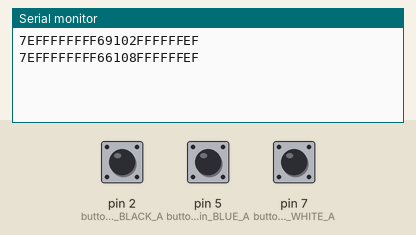
Simulated run of this sketch. Board: Arduino Uno, built with avr-gcc and run on an emulated ATmega328P. Shown: the last lines printed to the serial monitor. Inputs (shaded band) come from the test bench; at power-on: pin 2 (buttonPin_BLACK_A) LOW, pin 5 (buttonPin_BLUE_A) LOW, pin 7 (buttonPin_WHITE_A) LOW.

Above: at 1.9 s.
2.0 s: pin 2 (buttonPin_BLACK_A) pulled HIGH for 0.15 s
At 2.5 s:
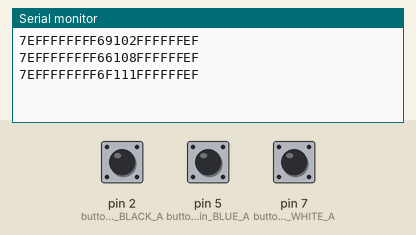
3.6 s: pin 5 (buttonPin_BLUE_A) pulled HIGH for 0.15 s
At 4.8 s:
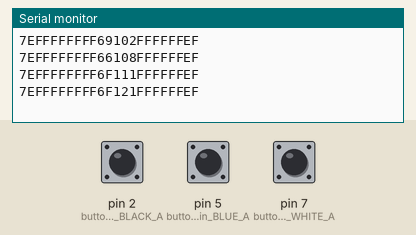
5.2 s: pin 7 (buttonPin_WHITE_A) pulled HIGH for 0.15 s
At 6.2 s:
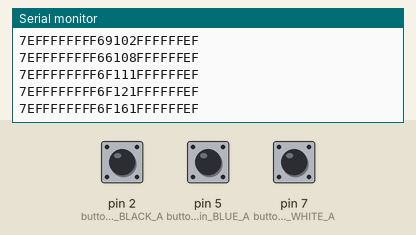
6.8 s: pin 7 (buttonPin_WHITE_A) pulled HIGH for 1 s
At 7.4 s:
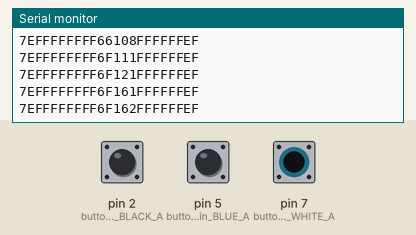
Timing chart, 0 to 9.8 s (numbered marks = the images above; inputs shaded):
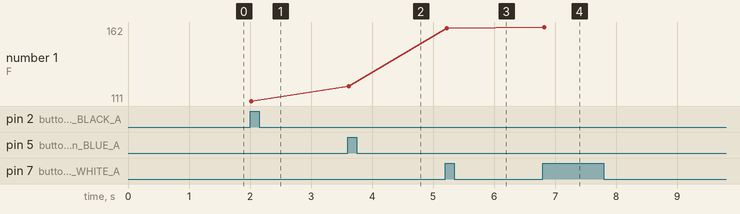

Measured:
- after the input at 2.0 s, the serial monitor: prints a new line at once (image 1)
- after the input at 3.6 s, the serial monitor: prints a new line at once (image 2)
- after the input at 5.2 s, the serial monitor: prints a new line at once (image 3)
- after the input at 6.8 s, the serial monitor: prints a new line at once (image 4)
- plotted number 1: 111 → 121 after the input at 3.6 s, 121 → 161 after the input at 5.2 s, 161 → 162 after the input at 6.8 s

The sketch:

MP3Player_v5.ino
```cpp
//code rearranged by Javier Muñoz 10/11/2016 ask me at javimusama@hotmail.com
//additional tweaks (lots of them) by Iceni Design.

#include <SoftwareSerial.h>

#define ARDUINO_TX 14//should connect to TX of the Serial MP3 Player module
#define ARDUINO_RX 15//connect to RX of the module
SoftwareSerial mySerial(ARDUINO_TX, ARDUINO_RX);//init the serial protocol, tell to myserial wich pins are TX and RX

////////////////////////////////////////////////////////////////////////////////////
//all the commands needed in the datasheet(http://geekmatic.in.ua/pdf/Catalex_MP3_board.pdf)
static int8_t Send_buf[8] = {0} ;//The MP3 player undestands orders in a 8 int string
//0X7E FF 06 command 00 00 00 EF;(if command =01 next song order)
#define NEXT_SONG 0X01
#define PREV_SONG 0X02

#define CMD_PLAY_W_INDEX 0X03 //DATA IS REQUIRED (number of song)

#define VOLUME_UP_ONE 0X04
#define VOLUME_DOWN_ONE 0X05
#define CMD_SET_VOLUME 0X06//DATA IS REQUIRED (number of volume from 0 up to 30(0x1E))
#define SET_DAC 0X17
#define CMD_PLAY_WITHVOLUME 0X22 //data is needed  0x7E 06 22 00 xx yy EF;(xx volume)(yy number of song)

#define CMD_SEL_DEV 0X09 //SELECT STORAGE DEVICE, DATA IS REQUIRED
#define DEV_TF 0X02 //HELLO,IM THE DATA REQUIRED

#define SLEEP_MODE_START 0X0A
#define SLEEP_MODE_WAKEUP 0X0B

#define CMD_RESET 0X0C//CHIP RESET
#define CMD_PLAY 0X0D //RESUME PLAYBACK
#define CMD_PAUSE 0X0E //PLAYBACK IS PAUSED

#define CMD_PLAY_WITHFOLDER 0X0F//DATA IS NEEDED, 0x7E 06 0F 00 01 02 EF;(play the song with the directory \01\002xxxxxx.mp3

#define STOP_PLAY 0X16

#define PLAY_FOLDER 0X17// data is needed 0x7E 06 17 00 01 XX EF;(play the 01 folder)(value xx we dont care)

#define SET_CYCLEPLAY 0X19//data is needed 00 start; 01 close

#define SET_DAC 0X17//data is needed 00 start DAC OUTPUT;01 DAC no output
////////////////////////////////////////////////////////////////////////////////////

//I have two columns (A, B) of 6 rows (Black, Red, Yellow, Blue, Green, White) of buttons


#define buttonPin_BLACK_A   2
int buttonState_BLACK_A = 0;        // variable for reading the pushbutton status
int Cycle_BLACK_A = 1;        // variable for reading the pushbutton status
#define buttonPin_BLUE_A   5
int buttonState_BLUE_A = 0;        // variable for reading the pushbutton status
int Cycle_BLUE_A = 1;        // variable for reading the pushbutton status
#define buttonPin_WHITE_A   7
int buttonState_WHITE_A = 0;        // variable for reading the pushbutton status
int Cycle_WHITE_A = 1;        // variable current Track Number

void setup()
{
  // initialize the pushbutton pins as an input:
  pinMode(buttonPin_BLACK_A, INPUT);
  pinMode(buttonPin_BLUE_A, INPUT);
  pinMode(buttonPin_WHITE_A, INPUT);

  Serial.begin(9600);//Start our Serial coms for serial monitor in our pc
  mySerial.begin(9600);//Start our Serial coms for THE MP3
  delay(500);//Wait chip initialization is complete
  sendCommand(CMD_SEL_DEV, DEV_TF);//select the TF card
  delay(200);//wait for 200ms
  sendCommand(CMD_SET_VOLUME, 0X08); //Set volume in hex 0-30

}
void loop()
{

  buttonState_BLACK_A = digitalRead(buttonPin_BLACK_A);
  buttonState_BLUE_A = digitalRead(buttonPin_BLUE_A);
  buttonState_WHITE_A = digitalRead(buttonPin_WHITE_A);


  if (buttonState_BLACK_A == HIGH) {
    sendCommand(CMD_PLAY_WITHFOLDER, 0X0101);//play the song in folder 01, named 001xxxxxx.xxx
    delay(1000);
 }
  else if (buttonState_BLUE_A == HIGH) {
    sendCommand(CMD_PLAY_WITHFOLDER, 0X0201);
    delay(1000);
  }
  else if (buttonState_WHITE_A == HIGH) {

    if (Cycle_WHITE_A == 1){ //if its 1 then play the first track and make the next one track 2
      sendCommand(CMD_PLAY_WITHFOLDER, 0X0601);
      Cycle_WHITE_A = 2;
      delay(1000);
      }
    else if (Cycle_WHITE_A == 2){
      sendCommand(CMD_PLAY_WITHFOLDER, 0X0602);
      Cycle_WHITE_A = 3;
      delay(1000);
      }
    else if (Cycle_WHITE_A == 3){
      sendCommand(CMD_PLAY_WITHFOLDER, 0X0603);
      Cycle_WHITE_A = 4;
      delay(1000);
      }
    else if (Cycle_WHITE_A == 4){
      sendCommand(CMD_PLAY_WITHFOLDER, 0X0604);
      Cycle_WHITE_A = 1;
      delay(1000);
      }
    else {
      sendCommand(CMD_PLAY_WITHFOLDER, 0X0601); //something has gone wrong so play the first track and make the next one track 2
      Cycle_WHITE_A = 2;
      delay(1000);
      }
   }
}

void sendCommand(int8_t command, int16_t dat)
{
  delay(20);
  Send_buf[0] = 0x7e; //starting byte
  Send_buf[1] = 0xff; //version
  Send_buf[2] = 0x06; //the number of bytes of the command without starting byte and ending byte
  Send_buf[3] = command; //
  Send_buf[4] = 0x01;//0x00 = no feedback, 0x01 = feedback
  Send_buf[5] = (int8_t)(dat >> 8);//datah
  Send_buf[6] = (int8_t)(dat); //datal
  Send_buf[7] = 0xef; //ending byte
  for (uint8_t i = 0; i < 8; i++) //
  {
    mySerial.write(Send_buf[i]) ;//send bit to serial mp3
    Serial.print(Send_buf[i], HEX); //send bit to serial monitor in pc
  }
  Serial.println();
}
```
